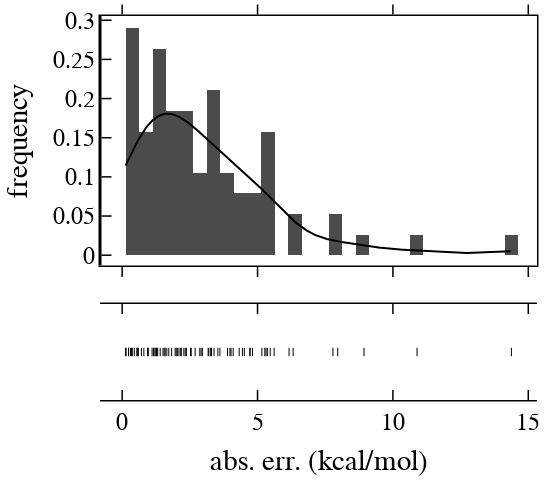

Here is the notebook cell this chart was saved with:
### Markdown cell above
##### absolute error distribution

### Code cell
hist_data = [df_sel['errs_t'].values]
group_labels = [""]
colors = ['black', blue, green, red]
fig = ff.create_distplot(hist_data, group_labels, show_hist=True, colors=colors, bin_size=0.5)
layout = go.Layout()
layout.legend.update(x=.5, y=1, bgcolor="rgba(0,0,0,0)")
layout.update(showlegend=False)
layout.update(width=550, height=500)
layout.update(glob_layout)
layout["xaxis"].update({'title': "abs. err. (kcal/mol)"})
layout["yaxis"].update({'title': "frequency"})
fig.layout.update(layout)
fig.show()

np.mean(df_sel['errs_t'])

### Figure 1 — Plotly figure (JSON) as saved in the notebook; plotly's stock layout.template omitted (floating-point values rounded to 4 significant figures; data arrays with more than 128 entries replaced by an {"elided": "..."} marker saying what was removed)
{"data": [{"autobinx": false, "histnorm": "probability density", "legendgroup": "", "marker": {"color": "black"}, "name": "", "opacity": 0.7, "type": "histogram", "x": [0.1272, 0.1442, 0.2355, 0.2387, 0.3098, 0.3504, 0.3752, 0.4479, 0.5429, 0.56, 0.5994, 0.7115, 0.8012, 0.9443, 0.9533, 0.9589, 1.105, 1.161, 1.181, 1.241, 1.262, 1.276, 1.313, 1.405, 1.508, 1.553, 1.588, 1.649, 1.723, 1.829, 1.956, 1.997, 2.037, 2.097, 2.164, 2.183, 2.278, 2.33, 2.373, 2.524, 2.55, 2.697, 2.867, 2.915, 2.961, 3.175, 3.201, 3.273, 3.287, 3.298, 3.393, 3.534, 3.61, 3.892, 3.978, 4.023, 4.102, 4.323, 4.442, 4.512, 4.718, 4.724, 4.814, 5.162, 5.27, 5.312, 5.365, 5.469, 5.612, 6.164, 6.315, 7.784, 7.962, 8.931, 10.89, 14.38], "xaxis": "x", "xbins": {"end": 14.38, "size": 0.5, "start": 0.1272}, "yaxis": "y"}, {"legendgroup": "", "marker": {"color": "black"}, "mode": "lines", "name": "", "showlegend": false, "type": "scatter", "x": {"elided": "500 float values"}, "xaxis": "x", "y": {"elided": "500 float values"}, "yaxis": "y"}, {"legendgroup": "", "marker": {"color": "black", "symbol": "line-ns-open"}, "mode": "markers", "name": "", "showlegend": false, "type": "scatter", "x": [0.1272, 0.1442, 0.2355, 0.2387, 0.3098, 0.3504, 0.3752, 0.4479, 0.5429, 0.56, 0.5994, 0.7115, 0.8012, 0.9443, 0.9533, 0.9589, 1.105, 1.161, 1.181, 1.241, 1.262, 1.276, 1.313, 1.405, 1.508, 1.553, 1.588, 1.649, 1.723, 1.829, 1.956, 1.997, 2.037, 2.097, 2.164, 2.183, 2.278, 2.33, 2.373, 2.524, 2.55, 2.697, 2.867, 2.915, 2.961, 3.175, 3.201, 3.273, 3.287, 3.298, 3.393, 3.534, 3.61, 3.892, 3.978, 4.023, 4.102, 4.323, 4.442, 4.512, 4.718, 4.724, 4.814, 5.162, 5.27, 5.312, 5.365, 5.469, 5.612, 6.164, 6.315, 7.784, 7.962, 8.931, 10.89, 14.38], "xaxis": "x", "y": ["", "", "", "", "", "", "", "", "", "", "", "", "", "", "", "", "", "", "", "", "", "", "", "", "", "", "", "", "", "", "", "", "", "", "", "", "", "", "", "", "", "", "", "", "", "", "", "", "", "", "", "", "", "", "", "", "", "", "", "", "", "", "", "", "", "", "", "", "", "", "", "", "", "", "", ""], "yaxis": "y2"}], "layout": {"barmode": "overlay", "font": {"color": "black", "family": "Helvetica", "size": 24}, "height": 500, "hovermode": "closest", "legend": {"bgcolor": "rgba(0,0,0,0)", "orientation": "v", "traceorder": "reversed", "x": 0.5, "y": 1}, "margin": {"b": 100, "l": 100, "r": 10, "t": 10}, "paper_bgcolor": "rgba(255,255,255,100)", "plot_bgcolor": "white", "showlegend": false, "width": 550, "xaxis": {"anchor": "y2", "color": "black", "domain": [0, 1], "linecolor": "black", "linewidth": 1.5, "mirror": "allticks", "showgrid": false, "showline": true, "ticklen": 10, "ticks": "inside", "tickwidth": 1.5, "title": {"text": "abs. err. (kcal/mol)"}, "zeroline": false}, "yaxis": {"anchor": "free", "color": "black", "domain": [0.35, 1], "linecolor": "black", "linewidth": 1.5, "mirror": "allticks", "position": 0, "showgrid": false, "showline": true, "ticklen": 10, "ticks": "inside", "tickwidth": 1.5, "title": {"text": "frequency"}, "zeroline": false}, "yaxis2": {"anchor": "x", "domain": [0, 0.25], "dtick": 1, "showticklabels": false}}}
